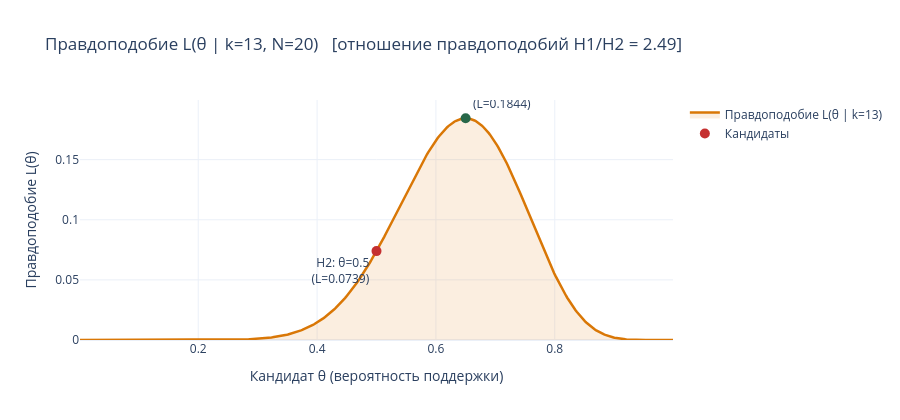

The code cell stored with this chart in its notebook:
### Code cell
k_obs = 13
N_obs = 20
theta_grid = np.linspace(0.001, 0.999, 500)

# Правдоподобие: L(theta | k=13, N=20) = binom.pmf(13, 20, theta)
likelihood = stats.binom.pmf(k_obs, N_obs, theta_grid)

mle_idx = np.argmax(likelihood)
mle_theta = theta_grid[mle_idx]

# Два конкурирующих значения параметра
h1_val = 0.65
h2_val = 0.50
l_h1 = stats.binom.pmf(k_obs, N_obs, h1_val)
l_h2 = stats.binom.pmf(k_obs, N_obs, h2_val)
lr_h1_h2 = l_h1 / l_h2

fig_lik = go.Figure()
fig_lik.add_trace(go.Scatter(
    x=theta_grid, y=likelihood, mode='lines',
    line=dict(color='#d97706', width=2.5), fill='tozeroy', fillcolor='rgba(217, 119, 6, 0.12)',
    name=f'Правдоподобие L(θ | k={k_obs})'
))
fig_lik.add_trace(go.Scatter(
    x=[h2_val, h1_val], y=[l_h2, l_h1], mode='markers+text',
    text=[f'H2: θ={h2_val}<br>(L={l_h2:.4f})', f'H1: θ={h1_val}<br>(L={l_h1:.4f})'],
    textposition=['bottom left', 'top right'],
    marker=dict(size=10, color=['#c53030', '#276749']), name='Кандидаты'
))
fig_lik.update_layout(
    title=f'Правдоподобие L(θ | k={k_obs}, N={N_obs})   [отношение правдоподобий H1/H2 = {lr_h1_h2:.2f}]',
    xaxis_title='Кандидат θ (вероятность поддержки)',
    yaxis_title='Правдоподобие L(θ)',
    template='plotly_white', height=420
)
fig_lik.show()

print(f"Оценка максимального правдоподобия: θ_hat = {mle_theta:.3f} (выборочная доля {k_obs}/{N_obs} = {k_obs/N_obs:.3f})")
print(f"Правдоподобие при H1 (θ={h1_val}): {l_h1:.4f}")
print(f"Правдоподобие при H2 (θ={h2_val}): {l_h2:.4f}")
print(f"Отношение правдоподобий: {lr_h1_h2:.3f} -> данные в {lr_h1_h2:.2f} раза лучше согласуются с H1, чем с H2.")

### Figure 1 — Plotly figure (JSON) as saved in the notebook; plotly's stock layout.template omitted (floating-point values rounded to 4 significant figures; data arrays with more than 128 entries replaced by an {"elided": "..."} marker saying what was removed)
{"data": [{"fill": "tozeroy", "fillcolor": "rgba(217, 119, 6, 0.12)", "line": {"color": "#d97706", "width": 2.5}, "mode": "lines", "name": "Правдоподобие L(θ | k=13)", "type": "scatter", "x": {"elided": "500 float values"}, "y": {"elided": "500 float values"}}, {"marker": {"color": ["#c53030", "#276749"], "size": 10}, "mode": "markers+text", "name": "Кандидаты", "text": ["H2: θ=0.5<br>(L=0.0739)", "H1: θ=0.65<br>(L=0.1844)"], "textposition": ["bottom left", "top right"], "type": "scatter", "x": [0.5, 0.65], "y": [0.07393, 0.1844]}], "layout": {"height": 420, "title": {"text": "Правдоподобие L(θ | k=13, N=20)   [отношение правдоподобий H1/H2 = 2.49]"}, "xaxis": {"title": {"text": "Кандидат θ (вероятность поддержки)"}}, "yaxis": {"title": {"text": "Правдоподобие L(θ)"}}}}
